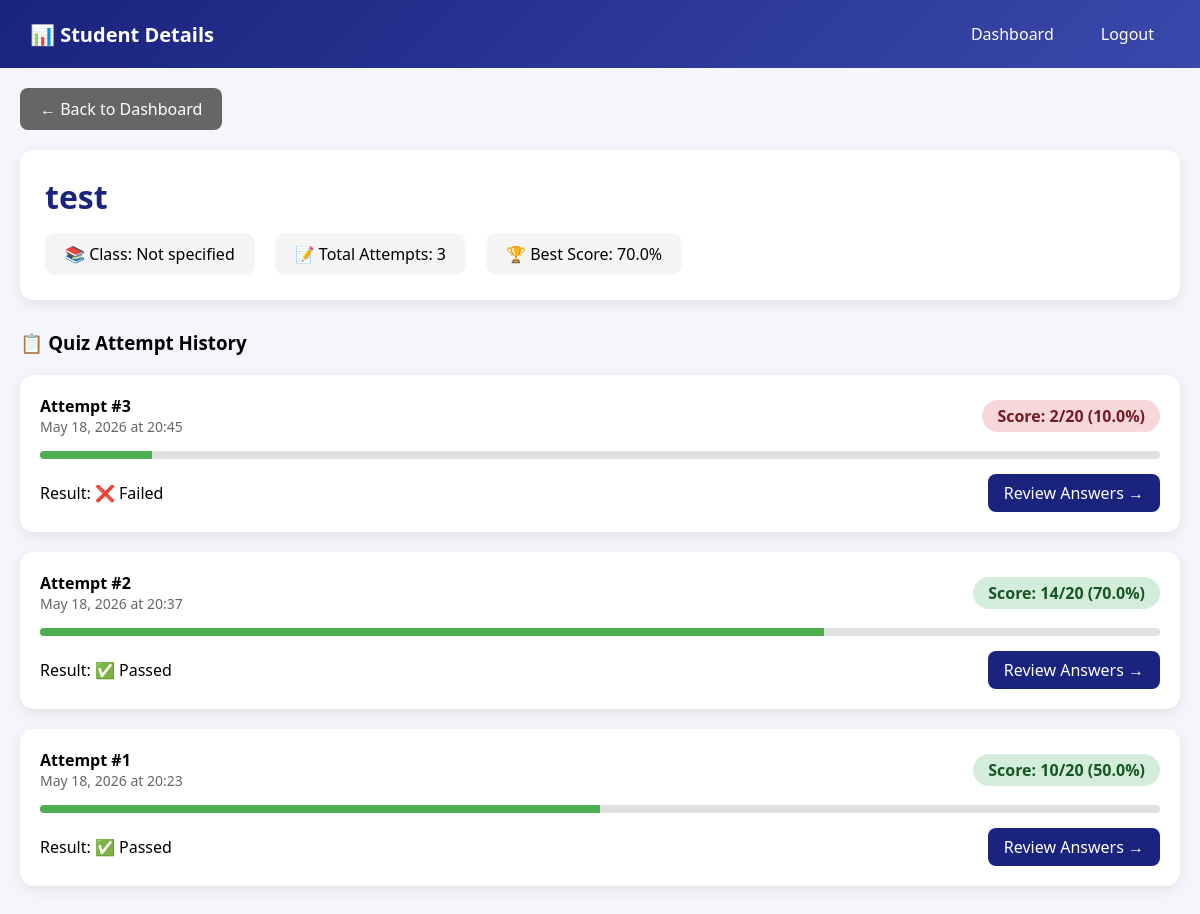
Page /admin/student/1 (signed in) on the committed database.
### models.py (models this page shows)
class Student(db.Model):
    __tablename__ = "students"
    id         = db.Column(db.Integer, primary_key=True)
    name       = db.Column(db.String(100), nullable=False)
    class_name = db.Column(db.String(50))
    created_at = db.Column(db.DateTime, default=datetime.utcnow)
    attempts   = db.relationship("Attempt", backref="student")

class Attempt(db.Model):
    __tablename__ = "attempts"
    id          = db.Column(db.Integer, primary_key=True)
    student_id  = db.Column(db.Integer, db.ForeignKey("students.id"))
    score       = db.Column(db.Integer, default=0)
    total       = db.Column(db.Integer)
    percentage  = db.Column(db.Float)
    passed      = db.Column(db.Boolean, default=False)
    started_at  = db.Column(db.DateTime, default=datetime.utcnow)
    finished_at = db.Column(db.DateTime)
    details     = db.relationship("AttemptDetail", backref="attempt")

### app.py (the view)
@app.route("/admin/student/<int:student_id>")
def admin_student_detail(student_id):
    if "admin_id" not in session:
        return redirect(url_for("admin_login"))
    student = Student.query.get_or_404(student_id)
    attempts = Attempt.query.filter_by(student_id=student_id).order_by(Attempt.finished_at.desc()).all()
    return render_template(
        "admin_student_detail.html",
        student=student,
        attempts=attempts
    )

### templates/admin_student_detail.html (shortened to what this page needs)
<!DOCTYPE html>
<html lang="en">
<head>
</head>
<body>
    <div class="navbar">
        <h2>📊 Student Details</h2>
        <div class="nav-links">
            <a href="{{ url_for('admin_dashboard') }}">Dashboard</a>
            <a href="{{ url_for('admin_logout') }}">Logout</a>
        </div>
    </div>
    <div class="container">
        <a href="{{ url_for('admin_dashboard') }}" class="back-btn">← Back to Dashboard</a>
        <div class="student-header">
            <h1>{{ student.name }}</h1>
            <div class="student-info">
                <div class="info-card">📚 Class: {{ student.class_name or 'Not specified' }}</div>
                <div class="info-card">📝 Total Attempts: {{ attempts|length }}</div>
                <div class="info-card">🏆 Best Score:
                    {% if attempts %}
                        {{ "%.1f"|format(attempts|map(attribute='percentage')|max) }}%
                    {% else %}
                        No attempts yet
                    {% endif %}
                </div>
            </div>
        </div>
        <h3 style="margin-bottom: 20px;">📋 Quiz Attempt History</h3>
        {% for attempt in attempts %}
        <div class="attempt-card">
            <div class="attempt-header">
                <div>
                    <strong>Attempt #{{ loop.revindex }}</strong>
                    <div class="attempt-date">{{ attempt.finished_at.strftime('%B %d, %Y at %H:%M') }}</div>
                </div>
                <div class="score-badge {{ 'score-pass' if attempt.passed else 'score-fail' }}">
                    Score: {{ attempt.score }}/20 ({{ attempt.percentage }}%)
                </div>
            </div>
            <div class="progress-bar" style="width: 100%; margin: 10px 0;">
                <div class="progress-fill" style="width: {{ attempt.percentage }}%"></div>
            </div>
            <div style="display: flex; justify-content: space-between; align-items: center; margin-top: 15px;">
                <span>Result: {{ '✅ Passed' if attempt.passed else '❌ Failed' }}</span>
                <a href="{{ url_for('admin_attempt_detail', attempt_id=attempt.id) }}" class="view-btn">Review Answers →</a>
            </div>
        </div>
        {% else %}
        <div class="attempt-card" style="text-align: center; color: #666;">
            No quiz attempts yet.
        </div>
        {% endfor %}
    </div>
</body>
</html>

### templates/admin_student_detail.html (style rules this page uses)
* { margin: 0; padding: 0; box-sizing: border-box; }
body { font-family: 'Segoe UI', Tahoma, Geneva, Verdana, sans-serif; background: #f4f6fc; }
.navbar { background: linear-gradient(135deg, #1a237e 0%, #3949ab 100%); padding: 15px 30px; display: flex; justify-content: space-between; align-items: center; flex-wrap: wrap; gap: 15px; }
.navbar h2 { color: white; font-size: 20px; }
.nav-links { display: flex; gap: 15px; }
.nav-links a { color: white; text-decoration: none; padding: 8px 16px; border-radius: 8px; }
.container { max-width: 1200px; margin: 0 auto; padding: 20px; }
.student-header { background: white; border-radius: 14px; padding: 25px; margin-bottom: 30px; box-shadow: 0 4px 14px rgba(0,0,0,0.08); }
.student-header h1 { color: #1a237e; margin-bottom: 10px; }
.student-info { display: flex; gap: 20px; margin-top: 15px; flex-wrap: wrap; }
.info-card { background: #f5f5f5; padding: 10px 20px; border-radius: 10px; }
.attempt-card { background: white; border-radius: 14px; padding: 20px; margin-bottom: 20px; box-shadow: 0 4px 14px rgba(0,0,0,0.08); transition: transform 0.2s; }
.attempt-header { display: flex; justify-content: space-between; align-items: center; margin-bottom: 15px; flex-wrap: wrap; gap: 10px; }
.attempt-date { color: #666; font-size: 14px; }
.score-badge { padding: 5px 15px; border-radius: 20px; font-weight: bold; }
.score-pass { background: #d4edda; color: #155724; }
.score-fail { background: #f8d7da; color: #721c24; }
.view-btn { background: #1a237e; color: white; padding: 8px 16px; border: none; border-radius: 8px; cursor: pointer; text-decoration: none; display: inline-block; }
.back-btn { background: #666; color: white; padding: 10px 20px; border: none; border-radius: 8px; cursor: pointer; text-decoration: none; display: inline-block; margin-bottom: 20px; }
.progress-bar { width: 200px; height: 8px; background: #e0e0e0; border-radius: 4px; overflow: hidden; }
.progress-fill { height: 100%; background: #4CAF50; transition: width 0.3s; }

### rows in the picture
Student: name "test", class_name "Not specified"
Attempt: finished_at "May 18, 2026 at 20:45", score "2", percentage "10.0", passed "❌ Failed"
Attempt: finished_at "May 18, 2026 at 20:37", score "14", percentage "70.0", passed "✅ Passed"
Attempt: finished_at "May 18, 2026 at 20:23", score "10", percentage "50.0", passed "✅ Passed"

### other values in the picture
{{ attempts|length }} "3"
{{ "%.1f"|format(attempts|map(attribute='percentage')|max) }} "70.0"
